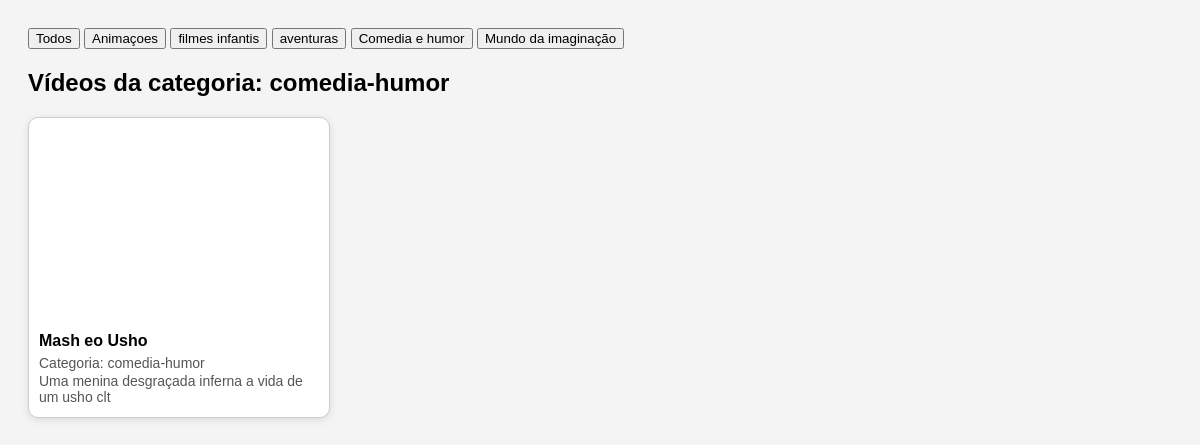
The app's page /controller/card.php?categoria=comedia-humor with its own data.
### tables this page shows
CREATE TABLE `videos` (
  `ID` int(11) NOT NULL,
  `fk_categoria` int(11) NOT NULL,
  `fk_playlist` int(11) DEFAULT NULL,
  `titulo` varchar(200) NOT NULL,
  `url` varchar(200) NOT NULL,
  `salvar` tinyint(4) DEFAULT 0,
  `assistir_mais_tarde` tinyint(4) DEFAULT 0,
  `descricao` varchar(200) NOT NULL,
  `thumbnail` varchar(500) NOT NULL
);

CREATE TABLE `categoria` (
  `ID` int(11) NOT NULL,
  `fk_faixa_etaria` int(11) DEFAULT NULL,
  `nome_da_categoria` varchar(200) NOT NULL
);

### model/videos.php (called while the page is built, shortened)
<?php
class videos
{
    public static function listarPorNomeCategoria($pdo, $nome_categoria) {
    $stmt = $pdo->prepare("
        SELECT v.*, c.nome_da_categoria
        FROM videos v
        JOIN categoria c ON v.fk_categoria = c.id
        WHERE c.nome_da_categoria = :nome_categoria
        ORDER BY v.id DESC
    ");
    $stmt->execute([':nome_categoria' => $nome_categoria]);
    return $stmt->fetchAll(PDO::FETCH_ASSOC);
}
}
?>

### controller/card.php (the view, shortened to what this page needs)
<?php
require_once '../service/conexao.php';
require_once '../model/videos.php';
$nome_categoria = $_GET['categoria']  ?? "Todos";
if ($nome_categoria != "Todos") {
    $lista_videos = videos::listarPorNomeCategoria($pdo, $nome_categoria);
} else {
    $lista_videos = videos :: listar($pdo);
}
?>
<!DOCTYPE html>
<html lang="pt-br">
<head>
</head>
<body>
<form action="card.php" method= get>
     <div class="linha-form">
       <button type=submit name=categoria value="Todos">Todos</button>
 <button type=submit value="animacoes" name=categoria>Animaçoes</button>
 <button type=submit name=categoria value="filmes-infantis">filmes infantis</button>
<button type=submit name=categoria value="aventuras">aventuras</button>
<button type=submit name=categoria value="comedia-humor">Comedia e humor</button>
<button type=submit name=categoria value="mundo-imaginacao">Mundo da imaginação</button>
                        </div>
</form>
<h2>Vídeos da categoria: <?php echo htmlspecialchars($nome_categoria ?? 'Nenhuma'); ?></h2>
<div class="videos-container">
<?php if (!empty($lista_videos) && is_array($lista_videos)): ?>
    <?php foreach($lista_videos as $video): ?>
        <div class="video-card">
            <iframe src="<?php echo htmlspecialchars($video['url']); ?>"
                    title="<?php echo htmlspecialchars($video['titulo']); ?>"
                    allowfullscreen>
            </iframe>
            <div class="video-info">
                <h3><?php echo htmlspecialchars($video['titulo']); ?></h3>
                <p>Categoria: <?php echo htmlspecialchars($video['nome_da_categoria']); ?></p>
                <p><?php echo htmlspecialchars($video['descricao']); ?></p>
            </div>
        </div>
    <?php endforeach; ?>
<?php else: ?>
    <p>Nenhum vídeo encontrado para esta categoria.</p>
<?php endif; ?>
</div>
</body>
</html>

### controller/card.php (style rules this page uses)
body { font-family: Arial, sans-serif; background-color: #f4f4f4; padding: 20px; }
.videos-container { display: flex; flex-wrap: wrap; gap: 20px; }
.video-card { width: 300px; border: 1px solid #ccc; border-radius: 10px; overflow: hidden; box-shadow: 0 2px 8px rgba(0,0,0,0.1); background-color: #fff; }
.video-card iframe { width: 100%; height: 200px; border: none; }
.video-info { padding: 10px; }
.video-info h3 { font-size: 16px; margin: 0 0 5px; }
.video-info p { font-size: 14px; margin: 2px 0; color: #555; }

### records on screen
videos: titulo "Mash eo Usho", fk_categoria.nome_da_categoria "comedia-humor", descricao "Uma menina desgraçada inferna a vida de um usho clt"

### other values on screen
$nome_categoria "comedia-humor"
